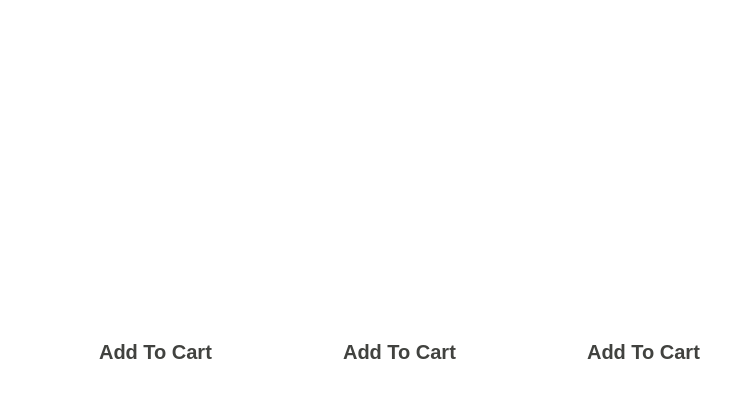
                   <widget class="QWidget" name="wg1" native="true">
                    <property name="minimumSize">
                     <size>
                      <width>550</width>
                      <height>400</height>
                     </size>
                    </property>
                    <property name="styleSheet">
                     <string notr="true">background-color: transparent;</string>
                    </property>
                    <layout class="QHBoxLayout" name="horizontalLayout_12">
                     <item>
                      <widget class="QWidget" name="ww_2" native="true">
                       <property name="styleSheet">
                        <string notr="true">background-color: transparent;</string>
                       </property>
                       <layout class="QVBoxLayout" name="verticalLayout_5">
                        <item alignment="Qt::AlignmentFlag::AlignHCenter">
                         <widget class="QWidget" name="wb1" native="true">
                          <property name="sizePolicy">
                           <sizepolicy hsizetype="Expanding" vsizetype="Preferred">
                            <horstretch>0</horstretch>
                            <verstretch>0</verstretch>
                           </sizepolicy>
                          </property>
                          <property name="minimumSize">
                           <size>
                            <width>220</width>
                            <height>200</height>
                           </size>
                          </property>
                          <property name="maximumSize">
                           <size>
                            <width>220</width>
                            <height>200</height>
                           </size>
                          </property>
                          <property name="styleSheet">
                           <string notr="true">background-color:transparent;</string>
                          </property>
                         </widget>
                        </item>
                        <item>
                         <widget class="QWidget" name="widget_4" native="true">
                          <widget class="QPushButton" name="btnAdd1">
                           <property name="geometry">
                            <rect>
                             <x>60</x>
                             <y>100</y>
                             <width>151</width>
                             <height>51</height>
                            </rect>
                           </property>
                           <property name="sizePolicy">
                            <sizepolicy hsizetype="Fixed" vsizetype="Preferred">
                             <horstretch>0</horstretch>
                             <verstretch>0</verstretch>
                            </sizepolicy>
                           </property>
                           <property name="font">
                            <font>
                             <pointsize>15</pointsize>
                             <bold>true</bold>
                            </font>
                           </property>
                           <property name="cursor">
                            <cursorShape>PointingHandCursor</cursorShape>
                           </property>
                           <property name="styleSheet">
                            <string notr="true">QPushButton{
	background-color: rgb(255, 255, 255);
border-radius: 8px;
	color: rgb(65, 66, 63);
}
QPushButton:hover{
background-color:#4CAF50;
    color: white;
}
</string>
                           </property>
                           <property name="text">
                            <string>Add To Cart</string>
                           </property>
                          </widget>
                          <widget class="QLabel" name="lblCost1">
                           <property name="geometry">
                            <rect>
                             <x>0</x>
                             <y>5</y>
                             <width>261</width>
                             <height>81</height>
                            </rect>
                           </property>
                           <property name="font">
                            <font>
                             <family>Segoe UI</family>
                             <pointsize>-1</pointsize>
                             <bold>true</bold>
                             <hintingpreference>PreferFullHinting</hintingpreference>
                            </font>
                           </property>
                           <property name="styleSheet">
                            <string notr="true">color: white;
text-align: center;
padding-left:10px;
font-size: 20px;</string>
                           </property>
                           <property name="text">
                            <string/>
                           </property>
                           <property name="alignment">
                            <set>Qt::AlignmentFlag::AlignCenter</set>
                           </property>
                          </widget>
                         </widget>
                        </item>
                       </layout>
                      </widget>
                     </item>
                     <item>
                      <widget class="QWidget" name="widget_5" native="true">
                       <layout class="QVBoxLayout" name="verticalLayout_11">
                        <item alignment="Qt::AlignmentFlag::AlignHCenter">
                         <widget class="QWidget" name="wb2" native="true">
                          <property name="sizePolicy">
                           <sizepolicy hsizetype="Expanding" vsizetype="Preferred">
                            <horstretch>0</horstretch>
                            <verstretch>0</verstretch>
                           </sizepolicy>
                          </property>
                          <property name="minimumSize">
                           <size>
                            <width>220</width>
                            <height>200</height>
                           </size>
                          </property>
                          <property name="maximumSize">
                           <size>
                            <width>220</width>
                            <height>200</height>
                           </size>
                          </property>
                          <property name="styleSheet">
                           <string notr="true">background-color:transparent;</string>
                          </property>
                         </widget>
                        </item>
                        <item>
                         <widget class="QWidget" name="widget_9" native="true">
                          <widget class="QPushButton" name="btnAdd2">
                           <property name="geometry">
                            <rect>
                             <x>60</x>
                             <y>100</y>
                             <width>151</width>
                             <height>51</height>
                            </rect>
                           </property>
                           <property name="sizePolicy">
                            <sizepolicy hsizetype="Fixed" vsizetype="Preferred">
                             <horstretch>0</horstretch>
                             <verstretch>0</verstretch>
                            </sizepolicy>
                           </property>
                           <property name="font">
                            <font>
                             <pointsize>15</pointsize>
                             <bold>true</bold>
                            </font>
                           </property>
                           <property name="cursor">
                            <cursorShape>PointingHandCursor</cursorShape>
                           </property>
                           <property name="styleSheet">
                            <string notr="true">QPushButton{
	background-color: rgb(255, 255, 255);
border-radius: 8px;
	color: rgb(65, 66, 63);
t
}
QPushButton:hover{
background-color: rgb(239, 50, 104); 
    color: white;
}
QPushButton:checked{
 background-color: rgb(239, 50, 104);
 color: white;
}</string>
                           </property>
                           <property name="text">
                            <string>Add To Cart</string>
                           </property>
                          </widget>
                          <widget class="QLabel" name="lblCost2">
                           <property name="geometry">
                            <rect>
                             <x>0</x>
                             <y>5</y>
                             <width>260</width>
                             <height>81</height>
                            </rect>
                           </property>
                           <property name="font">
                            <font>
                             <family>Segoe UI</family>
                             <pointsize>-1</pointsize>
                             <bold>true</bold>
                             <hintingpreference>PreferFullHinting</hintingpreference>
                            </font>
                           </property>
                           <property name="styleSheet">
                            <string notr="true">color: white;
text-align: center;
padding-left:10px;
font-size: 20px;</string>
                           </property>
                           <property name="alignment">
                            <set>Qt::AlignmentFlag::AlignCenter</set>
                           </property>
                          </widget>
                         </widget>
                        </item>
                       </layout>
                      </widget>
                     </item>
                     <item>
                      <widget class="QWidget" name="ww" native="true">
                       <layout class="QVBoxLayout" name="verticalLayout_12">
                        <item alignment="Qt::AlignmentFlag::AlignHCenter">
                         <widget class="QWidget" name="wb3" native="true">
                          <property name="sizePolicy">
                           <sizepolicy hsizetype="Expanding" vsizetype="Preferred">
                            <horstretch>0</horstretch>
                            <verstretch>0</verstretch>
                           </sizepolicy>
                          </property>
                          <property name="minimumSize">
                           <size>
                            <width>220</width>
                            <height>200</height>
                           </size>
                          </property>
                          <property name="maximumSize">
                           <size>
                            <width>220</width>
                            <height>200</height>
                           </size>
                          </property>
                          <property name="styleSheet">
                           <string notr="true">background-color:transparent;</string>
                          </property>
                         </widget>
                        </item>
                        <item>
                         <widget class="QWidget" name="widget_13" native="true">
                          <widget class="QPushButton" name="btnAdd3">
                           <property name="geometry">
                            <rect>
                             <x>60</x>
                             <y>100</y>
                             <width>151</width>
                             <height>51</height>
                            </rect>
                           </property>
                           <property name="sizePolicy">
                            <sizepolicy hsizetype="Fixed" vsizetype="Preferred">
                             <horstretch>0</horstretch>
                             <verstretch>0</verstretch>
                            </sizepolicy>
                           </property>
                           <property name="font">
                            <font>
                             <pointsize>15</pointsize>
                             <bold>true</bold>
                            </font>
                           </property>
                           <property name="cursor">
                            <cursorShape>PointingHandCursor</cursorShape>
                           </property>
                           <property name="styleSheet">
                            <string notr="true">QPushButton{
	background-color: rgb(255, 255, 255);
border-radius: 8px;
	color: rgb(65, 66, 63);
t
}
QPushButton:hover{
background-color: rgb(239, 50, 104); 
    color: white;
}
QPushButton:checked{
 background-color: rgb(239, 50, 104);
 color: white;
}</string>
                           </property>
                           <property name="text">
                            <string>Add To Cart</string>
                           </property>
                          </widget>
                          <widget class="QLabel" name="lblCost3">
                           <property name="geometry">
                            <rect>
                             <x>10</x>
                             <y>10</y>
                             <width>261</width>
                             <height>76</height>
                            </rect>
                           </property>
                           <property name="font">
                            <font>
                             <family>Segoe UI</family>
                             <pointsize>-1</pointsize>
                             <bold>true</bold>
                             <hintingpreference>PreferFullHinting</hintingpreference>
                            </font>
                           </property>
                           <property name="styleSheet">
                            <string notr="true">color: white;
text-align: center;

font-size: 20px;</string>
                           </property>
                           <property name="text">
                            <string/>
                           </property>
                           <property name="alignment">
                            <set>Qt::AlignmentFlag::AlignCenter</set>
                           </property>
                          </widget>
                         </widget>
                        </item>
                       </layout>
                      </widget>
                     </item>
                    </layout>
                   </widget>
